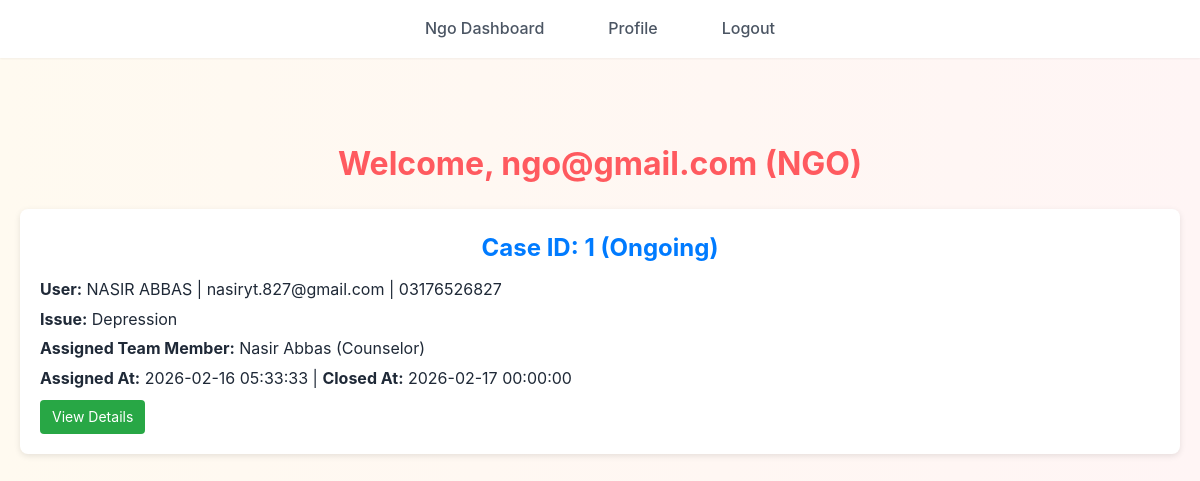
/ngo/ngo_dashboard.php (signed in), run on an earlier commit of the app's database.
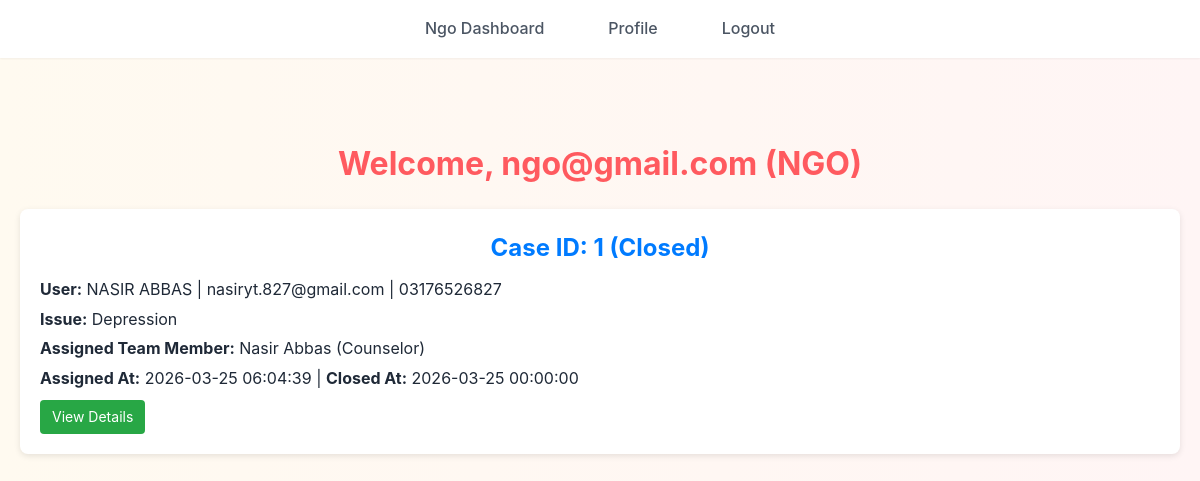
And on a later commit of the database.
### tables this page shows
CREATE TABLE `cases` (
  `case_id` int(11) NOT NULL,
  `user_id` int(11) NOT NULL,
  `category` enum('Depression','Family Issues','Marital Issues','Hopelessness','Other') NOT NULL,
  `description` text DEFAULT NULL,
  `ngo_id` int(11) DEFAULT NULL,
  `team_id` int(11) DEFAULT NULL,
  `case_status` enum('Pending','Assigned','Ongoing','Rehabilitation','Completed','Closed') DEFAULT 'Pending',
  `assigned_at` timestamp NOT NULL DEFAULT current_timestamp(),
  `closed_at` datetime DEFAULT NULL,
  `recommended_counselor_id` int(11) DEFAULT NULL
);

CREATE TABLE `users` (
  `user_id` int(11) NOT NULL,
  `full_name` varchar(150) NOT NULL,
  `email` varchar(150) NOT NULL,
  `password` varchar(255) NOT NULL,
  `phone` varchar(20) DEFAULT NULL,
  `gender` enum('Male','Female','Other') DEFAULT NULL,
  `issue_type` enum('Depression','Family Issues','Marital Issues','Hopelessness','Other') NOT NULL,
  `description` text DEFAULT NULL,
  `status` enum('Pending','Approved','Rejected') DEFAULT 'Pending',
  `is_verified` tinyint(1) DEFAULT 0,
  `created_at` timestamp NOT NULL DEFAULT current_timestamp()
);

CREATE TABLE `team_members` (
  `team_id` int(11) NOT NULL,
  `full_name` varchar(150) NOT NULL,
  `email` varchar(150) NOT NULL,
  `password` varchar(255) NOT NULL,
  `role` enum('Counselor','Psychiatrist','Social Worker','Monitor') NOT NULL,
  `phone` varchar(20) DEFAULT NULL,
  `created_at` timestamp NOT NULL DEFAULT current_timestamp()
);

### ngo/ngo_dashboard.php (the view, shortened to what this page needs)
<?php
include "config.php";
$ngo_id = $_SESSION["id"];
$query = "
    SELECT
        c.case_id, c.case_status, c.assigned_at, c.closed_at,
        u.full_name AS user_name, u.email AS user_email, u.phone AS user_phone, u.issue_type,
        t.full_name AS team_member_name, t.role AS team_member_role
    FROM cases c
    JOIN users u ON c.user_id = u.user_id
    JOIN team_members t ON c.team_id = t.team_id
    WHERE c.ngo_id = ?
    ORDER BY c.assigned_at DESC
";
$stmt = mysqli_prepare($conn, $query);
mysqli_stmt_bind_param($stmt, "i", $ngo_id);
mysqli_stmt_execute($stmt);
$result = mysqli_stmt_get_result($stmt);
?>
<!DOCTYPE html>
<html lang="en">
<head>
<link rel="stylesheet" href="../CSS/style.css">
</head>
<body>
<?php include('navbar.php'); ?>
<div class="dashboard">
    <h2>Welcome, <?php echo htmlspecialchars($_SESSION["email"]); ?> (NGO)</h2>
    <?php if(mysqli_num_rows($result) > 0) {
        while($case = mysqli_fetch_assoc($result)) { ?>
        <div class="card">
            <h3>Case ID: <?php echo $case['case_id']; ?> (<?php echo $case['case_status']; ?>)</h3>
            <p><strong>User:</strong> <?php echo htmlspecialchars($case['user_name']); ?> | <?php echo htmlspecialchars($case['user_email']); ?> | <?php echo htmlspecialchars($case['user_phone']); ?></p>
            <p><strong>Issue:</strong> <?php echo $case['issue_type']; ?></p>
            <p><strong>Assigned Team Member:</strong> <?php echo htmlspecialchars($case['team_member_name']); ?> (<?php echo $case['team_member_role']; ?>)</p>
            <p><strong>Assigned At:</strong> <?php echo $case['assigned_at']; ?> | <strong>Closed At:</strong> <?php echo $case['closed_at'] ? $case['closed_at'] : '-'; ?></p>
            <div class="actions">
                <a href="case_details.php?case_id=<?php echo $case['case_id']; ?>" class="sessions">View Details</a>
            </div>
        </div>
    <?php } } else { ?>
        <p class="no-cases">No cases assigned to your NGO yet.</p>
    <?php } ?>
</div>
</body>
</html>

### ngo/navbar.php
<nav>
        <ul>
            <li><a href="ngo_dashboard.php">Ngo Dashboard</a></li>
            <li><a href="update_profile.php">Profile</a></li>
            <li><a href="logout.php">Logout</a></li>
        </ul>
</nav>

### CSS/style.css (style rules this page uses)
:root { --primary-color: #ff5a5f; --primary-hover: #e14d52; --secondary-color: #ffcc00; --secondary-hover: #e6b800; --text-primary: #1f2937; --text-secondary: #4b5563; --bg-primary: #ffffff; --bg-secondary: #fdf2f2; --border-color: #e5e7eb; --shadow-sm: 0 1px 2px rgba(0, 0, 0, 0.05); --shadow-md: 0 4px 6px rgba(0, 0, 0, 0.1); --shadow-lg: 0 10px 15px rgba(0, 0, 0, 0.15); }
* { margin: 0; padding: 0; box-sizing: border-box; }
body { font-family: 'Inter', sans-serif; background: linear-gradient(to right, #fffaf0, #fff5f5); color: var(--text-primary); line-height: 1.6; }
h1, h2, h3, h4, h5, h6 { margin-top: 30px; font-weight: 700; text-align: center; margin-bottom: 1rem; color: var(--primary-color); }
h2 { font-size: 2rem; }
h3 { font-size: 1.5rem; }
nav { background: var(--bg-primary); box-shadow: var(--shadow-sm); padding: 1rem 0; position: sticky; top: 0; z-index: 1000; }
nav ul { display: flex; justify-content: center; gap: 2rem; list-style: none; }
nav a { color: var(--text-secondary); text-decoration: none; font-weight: 500; padding: 0.5rem 1rem; transition: all 0.3s ease; border-radius: 0.375rem; }

### ngo/ngo_dashboard.php (style rules this page uses)
.dashboard { max-width: 1200px; margin: 30px auto; padding: 20px; }
h2 { margin-bottom: 20px; }
.card { background: #fff; padding: 20px; margin-bottom: 20px; border-radius: 8px; box-shadow: 0 2px 6px rgba(0,0,0,0.1); }
.card h3 { margin-top: 0; margin-bottom: 10px; color: #007BFF; }
.card p { margin: 4px 0; }
.actions a { display: inline-block; margin: 4px 4px 0 0; padding: 6px 12px; border-radius: 4px; text-decoration: none; font-size: 14px; color: #fff; }
.sessions { background: #28a745; }

What changed in the data, as far as the page shows it:
changed cases "NASIR ABBAS": case_status "Ongoing" → "Closed"; assigned_at "2026-02-16 05:33:33" → "2026-03-25 06:04:39"; closed_at "2026-02-17 00:00:00" → "2026-03-25 00:00:00"
